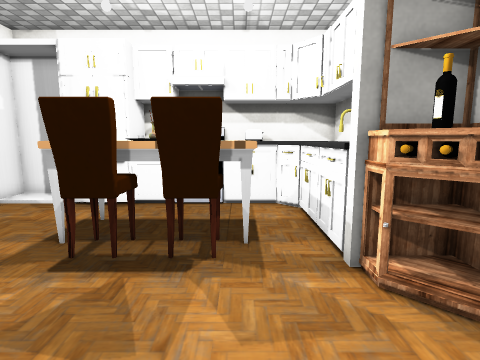
View 1 (above)

24 first-person views from a walk through a 3-D level made in the Unity game engine. The camera is 1.4 m above the floor, tilts 8° down and sees 80° across. Doors are open. The floor is counted in squares, 0.5 m on a side. Each view is taken from the middle of a square. On the plan, view 1 faces up. The plan holds only what a view shows up to about 20 squares ahead; the rest is blank. The place goes on beyond the plan. The player is left out. Some surface patterns are stand-ins.

View 2
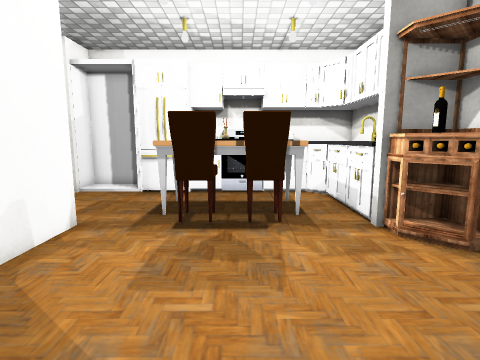

View 3
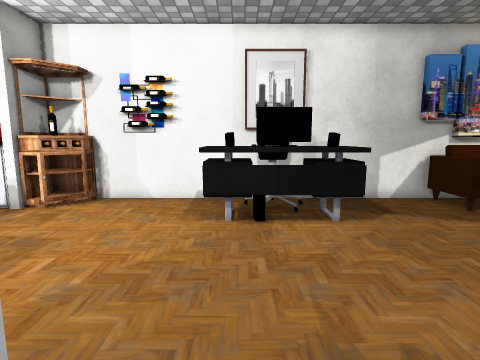

View 4
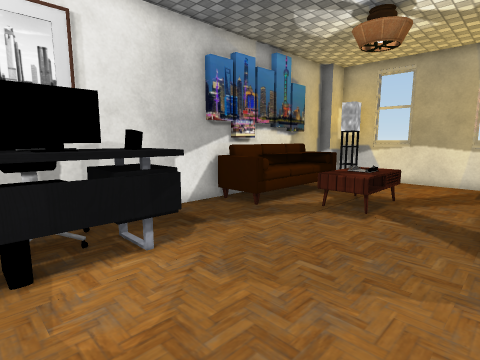

View 5
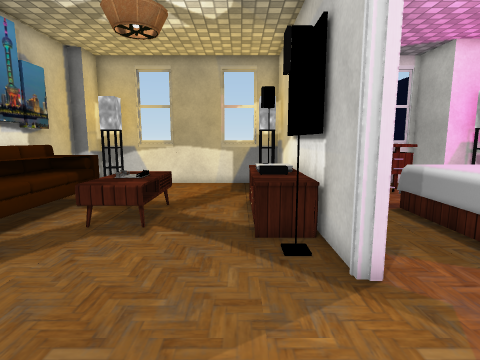

View 6
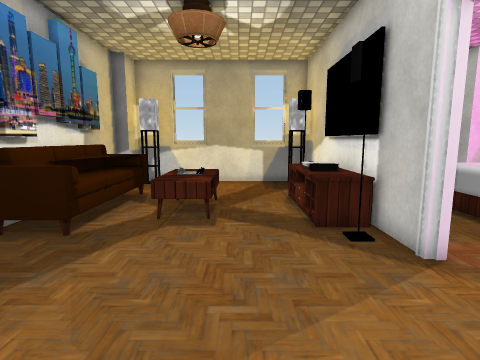

View 7
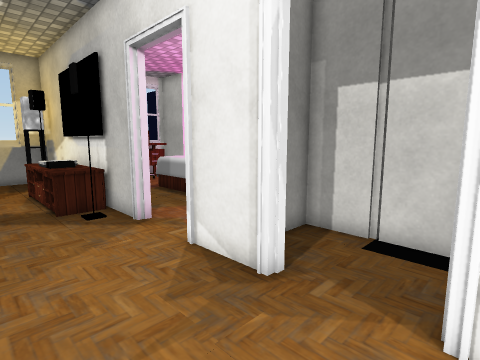

View 8
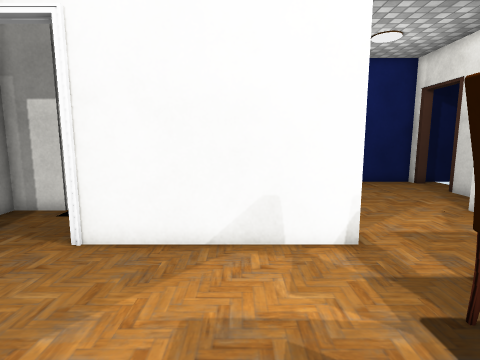

View 9
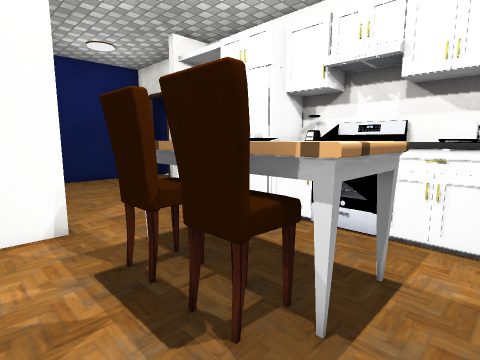

View 10
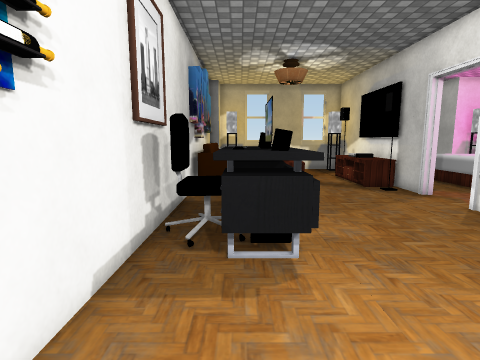

View 11
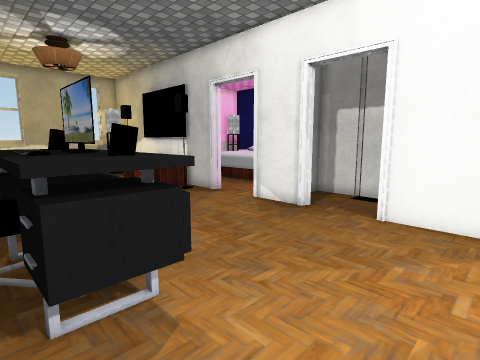

View 12
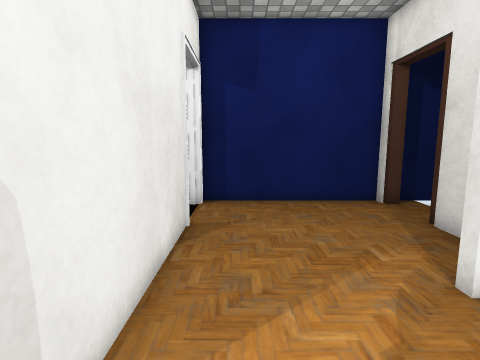

View 13
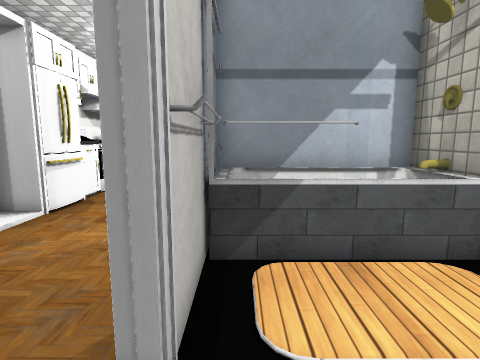

View 14
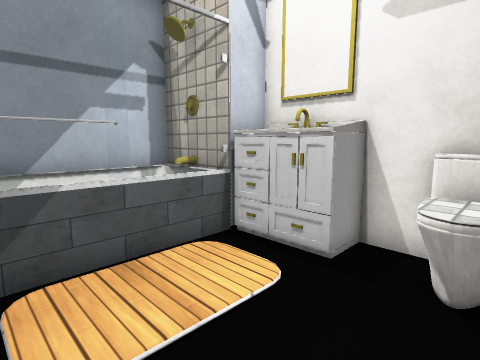

View 15
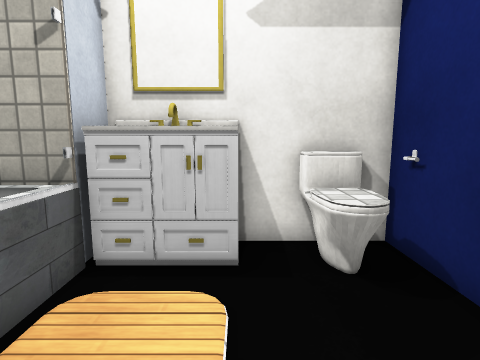

View 16
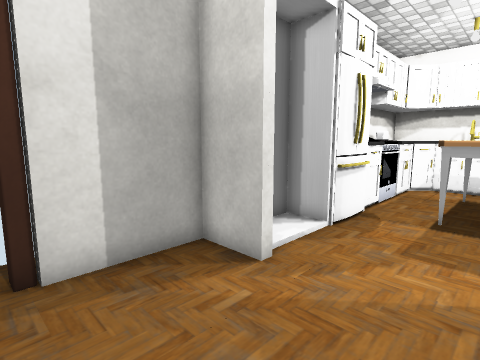

View 17
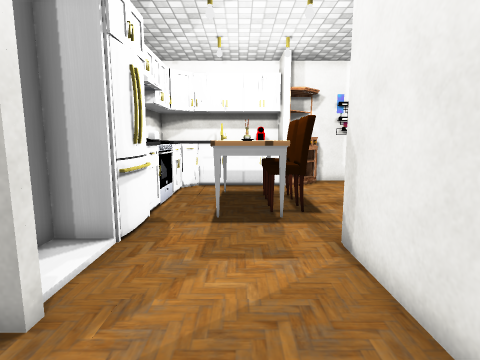

View 18
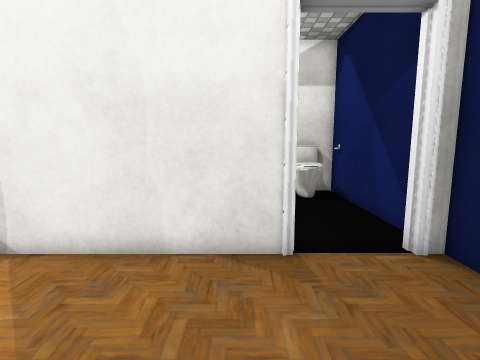

View 19
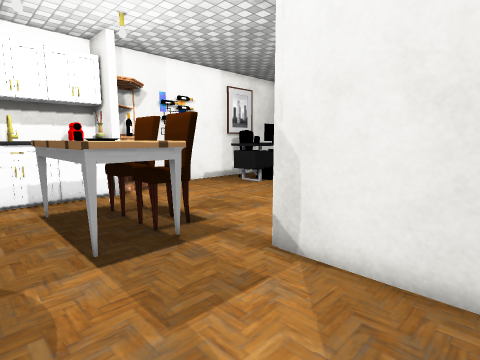

View 20
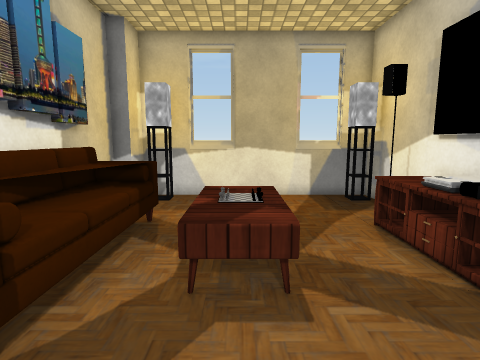

View 21
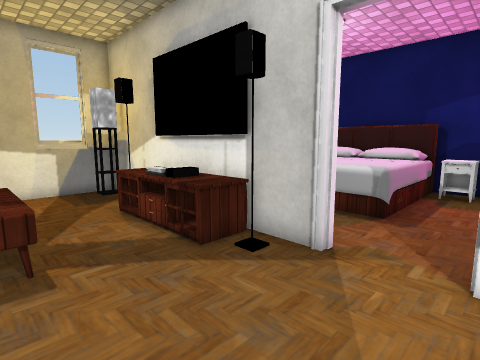

View 22
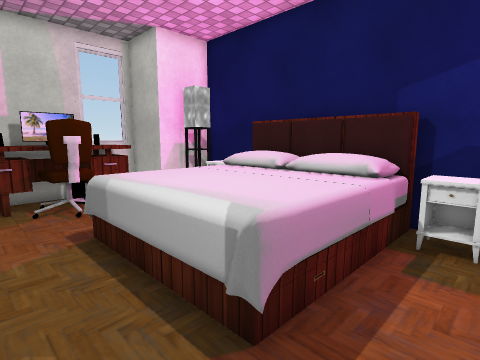

View 23
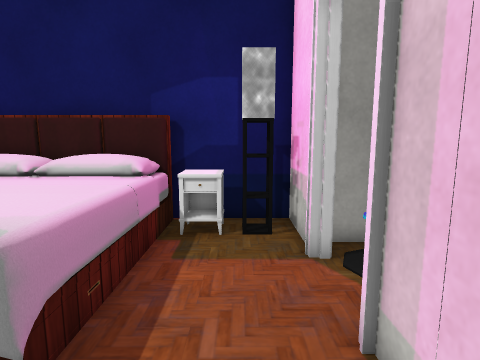

View 24
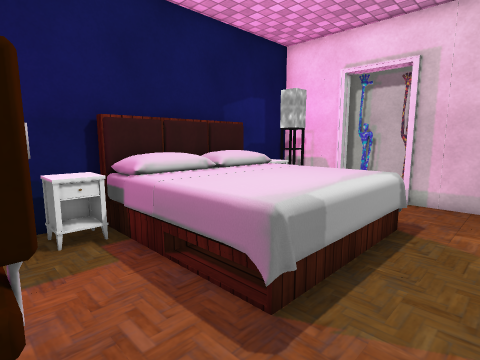

### Floor plan
Ten units are one square. View 1 is at (0, 0); x grows to the right and y downward. Boxes are objects, and circles mark ways between rooms. Rooms are numbered by the first view taken in them; rooms with no view inside come last. Other rooms are left out.
<svg viewBox="-196 -155 248 395">
<path fill="none" stroke="#000" d="M-76 45 -74 47 -74 75M-76 104 -74 106 -74 148M30 -60 24 -60 24 -115 16 -124 -6 -124M-116 -62 -74 -62 -74 14 -76 16M47 -86 47 -140M-34 -124 -46 -124M-153 -61 -152 -62 -144 -62M16 -121 -2 -121M-74 165 -74 235 39 235M-107 -121 -112 -121 -112 -143 -151 -143 -151 -148M-30 -143 -35 -143M-184 -62 -183 -61M-71 220 -62 220M39 218 47 218 47 -42M23 230 23 220 32 220M-183 -150 -183 -143 -191 -143 -191 -62M-153 -143 -153 -150M-112 20 -112 60 -99 60M-116 10 -94 10M-191 -45 -191 27 -116 27 -116 -59M-191 165 -191 205 -161 205 -161 235 -139 235M-181 192 -172 192 -172 201M-172 70 -172 79 -181 79M-155 62 -158 64M-155 62 -190 62M-100 62 -128 62M-191 70 -191 105M-94 10 -79 10 -79 -57 -116 -57M-166 45 -166 55M-133 40 -164 40M-75 -140 -107 -140 -107 -121M47 -64 47 -86"/>
<rect x="-75" y="145" width="20" height="20" fill="#bbb"><title>console</title></rect>
<rect x="-75" y="-135" width="10" height="20" fill="#bbb"><title>cabinet</title></rect>
<rect x="-75" y="-145" width="10" height="10" fill="#bbb"><title>fridge</title></rect>
<rect x="-65" y="125" width="20" height="60" fill="#bbb"><title>table</title></rect>
<rect x="-65" y="-145" width="20" height="30" fill="#bbb"><title>fridge</title></rect>
<rect x="-55" y="-105" width="60" height="40" fill="#bbb"><title>table</title></rect>
<rect x="-45" y="-75" width="20" height="20" fill="#bbb"><title>chair</title></rect>
<rect x="-45" y="-145" width="10" height="10" fill="#bbb"><title>other object</title></rect>
<rect x="-35" y="-145" width="30" height="30" fill="#bbb"><title>stove</title></rect>
<rect x="-25" y="135" width="30" height="40" fill="#bbb"><title>table</title></rect>
<rect x="-25" y="-75" width="20" height="20" fill="#bbb"><title>chair</title></rect>
<rect x="-5" y="15" width="50" height="60" fill="#bbb"><title>other object</title></rect>
<rect x="15" y="115" width="30" height="80" fill="#bbb"><title>sofa</title></rect>
<rect x="25" y="-55" width="20" height="20" fill="#bbb"><title>cabinet</title></rect>
<rect x="35" y="-25" width="10" height="10" fill="#bbb"><title>other object</title></rect>
<rect x="-105" y="-5" width="10" height="20" fill="#bbb"><title>other object</title></rect>
<rect x="-185" y="-5" width="20" height="30" fill="#bbb"><title>toilet</title></rect>
<rect x="-155" y="5" width="40" height="20" fill="#bbb"><title>other object</title></rect>
<rect x="-145" y="-65" width="30" height="20" fill="#bbb"><title>rack</title></rect>
<rect x="-185" y="175" width="20" height="10" fill="#bbb"><title>other object</title></rect>
<rect x="-185" y="95" width="70" height="80" fill="#bbb"><title>bed</title></rect>
<rect x="-185" y="85" width="20" height="10" fill="#bbb"><title>other object</title></rect>
<rect x="-155" y="195" width="60" height="40" fill="#bbb"><title>other object</title></rect>
<rect x="-115" y="-55" width="30" height="60" fill="#bbb"><title>other object</title></rect>
<rect x="-155" y="45" width="10" height="10" fill="#bbb"><title>other object</title></rect>
<rect x="-135" y="45" width="10" height="10" fill="#bbb"><title>other object</title></rect>
<circle cx="-75" cy="30" r="3" fill="#2a7"/>
<circle cx="-170" cy="-60" r="3" fill="#2a7"/>
<circle cx="-75" cy="90" r="3" fill="#2a7"/>
<circle cx="-90" cy="-120" r="3" fill="#2a7"/>
<circle cx="-140" cy="60" r="3" fill="#2a7"/>
<text x="-30" y="20">1</text>
<text x="-100" y="30">2</text>
<text x="-150" y="-10">3</text>
<text x="-130" y="140">4</text>
<text x="-100" y="-30">5</text>
<text x="-150" y="50">6</text>
<text x="-100" y="-130">7</text>
<text x="40" y="-80">8</text>
</svg>
Room 1 opens to room 2. Room 1 opens to room 3. Room 1 opens to room 4. Room 1 opens to room 7. Room 4 opens to room 6.

Where each view was taken, in squares from view 1:
view 1: 0 up, 0 right, facing up
view 2: 3 down, 2 left, facing up
view 3: 3 down, 9 left, facing right
view 4: 3 down, 6 left, facing down-right
view 5: 5 down, 5 left, facing down
view 6: 4 down, 3 left, facing down
view 7: 1 down, 3 left, facing down-left
view 8: 3 up, 0 right, facing left
view 9: 4 up, 2 right, facing up-left
view 10: 4 up, 2 right, facing down
view 11: 2 up, 3 right, facing down-left
view 12: 8 up, 6 left, facing left
view 13: 5 up, 18 left, facing right
view 14: 5 up, 18 left, facing down-right
view 15: 5 up, 15 left, facing down
view 16: 8 up, 16 left, facing up-right
view 17: 9 up, 15 left, facing right
view 18: 13 up, 14 left, facing down
view 19: 12 up, 12 left, facing down-right
view 20: 9 down, 1 left, facing down
view 21: 7 down, 1 left, facing down-left
view 22: 8 down, 9 left, facing down-left
view 23: 8 down, 9 left, facing left
view 24: 20 down, 9 left, facing up-left
